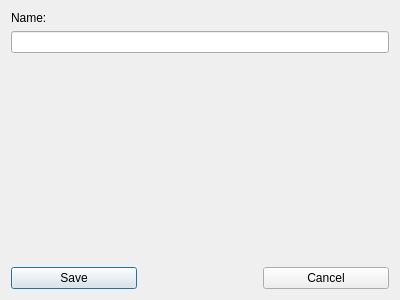
<?xml version="1.0" encoding="UTF-8"?>
<ui version="4.0">
 <class>EditKeyDialog</class>
 <widget class="QDialog" name="EditKeyDialog">
  <property name="geometry">
   <rect>
    <x>0</x>
    <y>0</y>
    <width>400</width>
    <height>300</height>
   </rect>
  </property>
  <property name="windowTitle">
   <string>Edit Key</string>
  </property>
  <layout class="QVBoxLayout" name="plLayout">
   <item>
    <widget class="QLabel" name="plName">
     <property name="text">
      <string>Name:</string>
     </property>
    </widget>
   </item>
   <item>
    <widget class="QLineEdit" name="pleName"/>
   </item>
   <item>
    <widget class="QWidget" name="pwFree" native="true">
     <property name="sizePolicy">
      <sizepolicy hsizetype="Expanding" vsizetype="Expanding">
       <horstretch>0</horstretch>
       <verstretch>0</verstretch>
      </sizepolicy>
     </property>
    </widget>
   </item>
   <item>
    <widget class="QWidget" name="pwButtons" native="true">
     <layout class="QHBoxLayout" name="plButtons">
      <property name="spacing">
       <number>0</number>
      </property>
      <property name="margin">
       <number>0</number>
      </property>
      <item>
       <widget class="QPushButton" name="ppbSave">
        <property name="text">
         <string>Save</string>
        </property>
       </widget>
      </item>
      <item>
       <widget class="QWidget" name="pwBtnFree" native="true"/>
      </item>
      <item>
       <widget class="QPushButton" name="ppbCancel">
        <property name="text">
         <string>Cancel</string>
        </property>
       </widget>
      </item>
     </layout>
    </widget>
   </item>
  </layout>
 </widget>
 <resources/>
 <connections/>
</ui>
